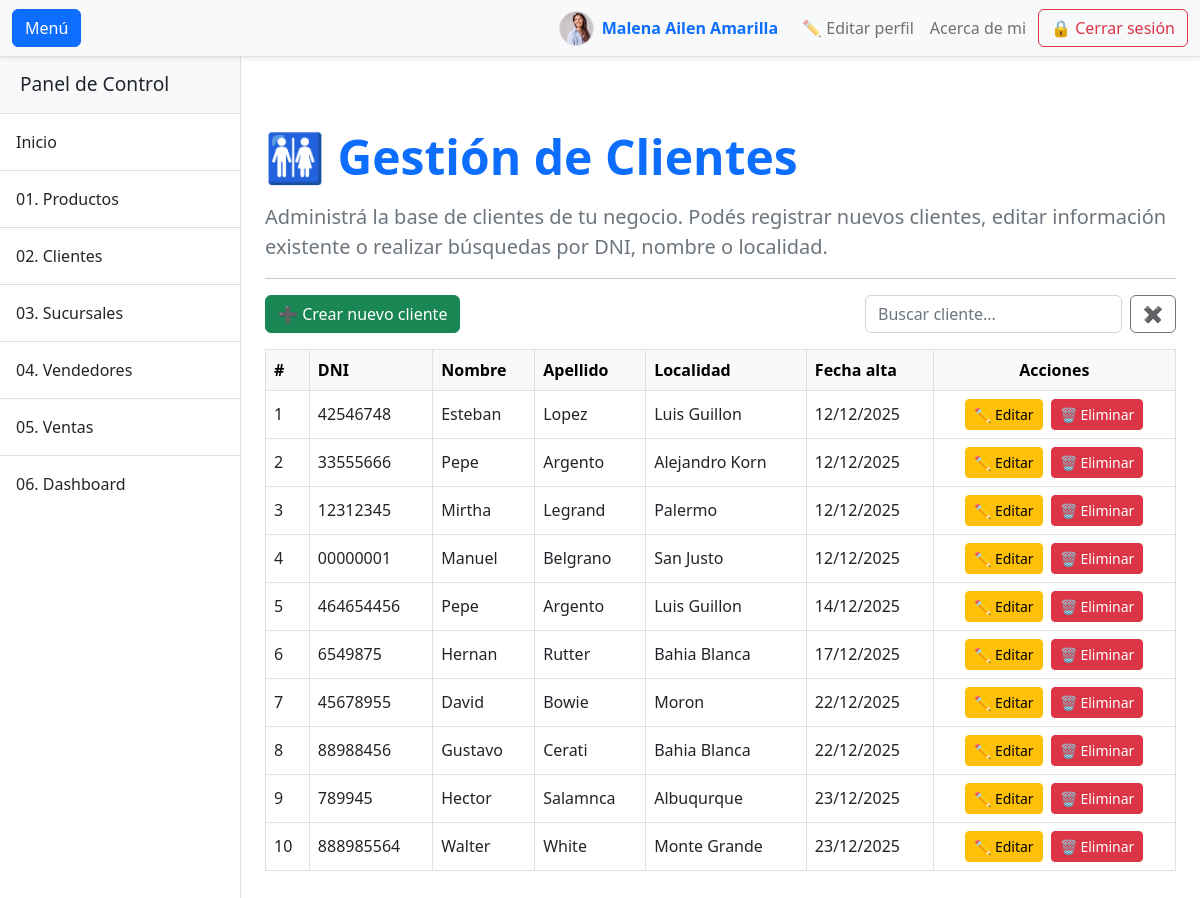
Screenshot of /clientes/ (signed in) with the database file from the repository.
### aplicacion/models.py (models this page shows, shortened)
class UserProfile(models.Model):
    user = models.OneToOneField(User, on_delete=models.CASCADE)
    profile_picture = models.ImageField(
        upload_to='profile_pics/',
        default='profile_pics/default.jpg',
        blank=True,
        null=True
    )

class Cliente(models.Model):
    id_cliente = models.AutoField(primary_key=True)
    dni = models.CharField(max_length=10, unique=True)
    nombre_cliente = models.CharField(max_length=100)
    apellido_cliente = models.CharField(max_length=100)
    domicilio = models.CharField(max_length=150)
    codigo_postal = models.CharField(max_length=10)
    localidad = models.CharField(max_length=100)
    fecha_alta = models.DateField(auto_now_add=True)

### aplicacion/views.py (the view)
# urls.py: path('clientes/', views.clientes, name='clientes'),
@login_required(login_url='login')
@permission_required('aplicacion.view_cliente', raise_exception=True)
def clientes(request):
    clientes = Cliente.objects.all()
    return render(request, 'entidades/clientes.html', {'clientes': clientes})

### aplicacion/templates/entidades/clientes.html (shortened to what this page needs)
{% extends 'entidades/base.html' %}
{% block content %}
<div class="container mt-4">
    <h1 class="display-5 fw-bold text-primary mb-3">🚻 Gestión de Clientes</h1>
    <p class="lead text-muted">
        Administrá la base de clientes de tu negocio.
        Podés registrar nuevos clientes, editar información existente o realizar búsquedas por DNI, nombre o localidad.
    </p>
    <hr>
    <div class="d-flex justify-content-between align-items-center mb-3">
        <a href="{% url 'nuevo_cliente' %}" class="btn btn-success">➕ Crear nuevo cliente</a>
        <div class="d-flex ms-3" style="max-width: 350px;">
            <input type="text" id="searchInput"
                   class="form-control me-2"
                   placeholder="Buscar cliente..."
                   autocomplete="off">
            <button type="button" id="clearButton" class="btn btn-outline-secondary">✖</button>
        </div>
    </div>
    {% if clientes %}
        <table class="table table-hover table-bordered align-middle mt-3" id="clienteTable">
            <thead class="table-light">
                <tr>
                    <th>#</th>
                    <th>DNI</th>
                    <th>Nombre</th>
                    <th>Apellido</th>
                    <th>Localidad</th>
                    <th>Fecha alta</th>
                    <th class="text-center">Acciones</th>
                </tr>
            </thead>
            <tbody>
                {% for cliente in clientes %}
                    <tr>
                        <td>{{ cliente.id_cliente }}</td>
                        <td>{{ cliente.dni }}</td>
                        <td>{{ cliente.nombre_cliente }}</td>
                        <td>{{ cliente.apellido_cliente }}</td>
                        <td>{{ cliente.localidad }}</td>
                        <td>{{ cliente.fecha_alta|date:"d/m/Y" }}</td>
                        <td class="text-center">
                            <a href="{% url 'editar_cliente' cliente.id_cliente %}" class="btn btn-sm btn-warning me-1">✏️ Editar</a>
                            <a href="{% url 'eliminar_cliente' cliente.id_cliente %}" class="btn btn-sm btn-danger"
                               onclick="return confirm('¿Seguro que querés eliminar este cliente?');">🗑️ Eliminar</a>
                        </td>
                    </tr>
                {% endfor %}
            </tbody>
        </table>
    {% else %}
        <div class="alert alert-info mt-4">No hay clientes registrados todavía.</div>
    {% endif %}
</div>
{% endblock %}

### aplicacion/templates/entidades/base.html (shortened to what this page needs)
{% load static %}
<!DOCTYPE html>
<html lang="es">
    <head>
        <link href="https://cdn.jsdelivr.net/npm/bootstrap@5.2.3/dist/css/bootstrap.min.css" rel="stylesheet" />
        <link rel="stylesheet" href="{% static 'css/styles.css' %}" />
    </head>
    <body>
        <div class="d-flex" id="wrapper">
            <div class="border-end bg-white" id="sidebar-wrapper" style="margin-top: 56px;">
                <div class="sidebar-heading border-bottom bg-light">Panel de Control</div>
                    <div class="list-group list-group-flush">
                        <a class="list-group-item list-group-item-action p-3" href="{% url 'index' %}">Inicio</a>
                        <a class="list-group-item list-group-item-action p-3" href="{% url 'productos' %}">01. Productos</a>
                        <a class="list-group-item list-group-item-action p-3" href="{% url 'clientes' %}">02. Clientes</a>
                        <a class="list-group-item list-group-item-action p-3" href="{% url 'sucursales' %}">03. Sucursales</a>
                        <a class="list-group-item list-group-item-action p-3" href="{% url 'vendedores' %}">04. Vendedores</a>
                        <a class="list-group-item list-group-item-action p-3" href="{% url 'ventas' %}">05. Ventas</a>
                        <a class="list-group-item list-group-item-action p-3" href="{% url 'dashboard' %}">06. Dashboard</a>
                    </div>
            </div>
            <div id="page-content-wrapper">
                <nav class="navbar navbar-expand-lg navbar-light bg-light border-bottom shadow-sm fixed-top" style="z-index: 1030;">
                    <div class="container-fluid">
                        <button class="btn btn-primary" id="sidebarToggle">Menú</button>
                        <div class="collapse navbar-collapse" id="navbarSupportedContent">
                            <ul class="navbar-nav ms-auto mt-2 mt-lg-0 align-items-center">
                                {% if user.is_authenticated %}
                                <li class="nav-item d-flex align-items-center me-3">
                                    <img src="{{ user.userprofile.profile_picture.url }}"
                                        onerror="this.src='/media/profile_pics/default.jpg'"
                                        alt="Foto de perfil"
                                        class="rounded-circle me-2"
                                        style="width: 35px; height: 35px; object-fit: cover; border: 1px solid #ddd;">
                                    <span class="fw-semibold">
                                        <span class="text-primary">{{ user.first_name }}</span>
                                        <span class="text-primary">{{ user.last_name }}</span>
                                    </span>
                                </li>
                                {% endif %}
                                <li class="nav-item">
                                    <a class="nav-link" href="{% url 'editar_perfil' %}">✏️ Editar perfil</a>
                                </li>
                                <li class="nav-item"><a class="nav-link" href="{% url 'quien_soy' %}">Acerca de mi</a></li>
                                <li class="nav-item"><a class="btn btn-outline-danger ms-1" href="{% url 'logout' %}">🔒 Cerrar sesión</a></li>
                            </ul>
                        </div>
                    </div>
                </nav>
                <main class="container-fluid py-4" style="margin-top: 80px;">
                    {% block content %}
                    {% endblock %}
                </main>
            </div>
        </div>
    </body>
</html>

### rows the page displays
Cliente: id_cliente "1", dni "42546748", nombre_cliente "Esteban", apellido_cliente "Lopez", localidad "Luis Guillon", fecha_alta "12/12/2025"
Cliente: id_cliente "2", dni "33555666", nombre_cliente "Pepe", apellido_cliente "Argento", localidad "Alejandro Korn", fecha_alta "12/12/2025"
Cliente: id_cliente "3", dni "12312345", nombre_cliente "Mirtha", apellido_cliente "Legrand", localidad "Palermo", fecha_alta "12/12/2025"
Cliente: id_cliente "4", dni "00000001", nombre_cliente "Manuel", apellido_cliente "Belgrano", localidad "San Justo", fecha_alta "12/12/2025"
Cliente: id_cliente "5", dni "464654456", nombre_cliente "Pepe", apellido_cliente "Argento", localidad "Luis Guillon", fecha_alta "14/12/2025"
Cliente: id_cliente "6", dni "6549875", nombre_cliente "Hernan", apellido_cliente "Rutter", localidad "Bahia Blanca", fecha_alta "17/12/2025"
Cliente: id_cliente "7", dni "45678955", nombre_cliente "David", apellido_cliente "Bowie", localidad "Moron", fecha_alta "22/12/2025"
Cliente: id_cliente "8", dni "88988456", nombre_cliente "Gustavo", apellido_cliente "Cerati", localidad "Bahia Blanca", fecha_alta "22/12/2025"
Cliente: id_cliente "9", dni "789945", nombre_cliente "Hector", apellido_cliente "Salamnca", localidad "Albuqurque", fecha_alta "23/12/2025"
Cliente: id_cliente "10", dni "888985564", nombre_cliente "Walter", apellido_cliente "White", localidad "Monte Grande", fecha_alta "23/12/2025"

### other values shown
{{ user.first_name }} "Malena Ailen"
{{ user.last_name }} "Amarilla"
